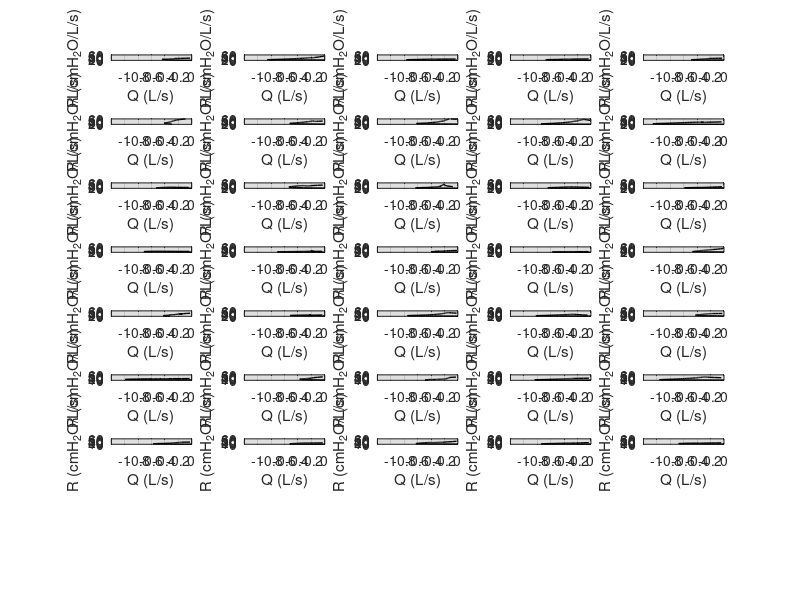

MATLAB code for this plot:
close all; clear all; clc
atWork = 0;
print_on = 1;

colorBlue = '#0000FF';
colorRed = '#FF0000';
colorBlack = '#000000';
colorGreen = '#009A17';
colorOrange = '#FF6600';
pt = 1.0;
FS = 10;

%% Plot Setup:
if atWork == 1
    figPos1 = [-1900, 100, 600, 700]; % Work
    figPos2 = [-1250, 400, 600, 600];
    figPos3 = [-600, 400, 600, 600];
    figPos4 = [-1900, 100, 600, 600];
    figPos5 = [-1250, 100, 600, 600];
    figPos6 = [-600, 100, 600, 300];
else
    figPos1 = [2580, -190, 1000, 1270]; % Home
    figPos2 = [-1250, 500, 600, 600];
    figPos3 = [-600, 500, 600, 600];
    figPos4 = [-1900, 150, 600, 600];
    figPos5 = [-1250, 150, 600, 600];
    figPos6 = [-600, 150, 600, 300];
end

%%
load young_results.mat
load old_results.mat
load FL_results.mat
load NFL_results.mat

youngIndex = 3;
oldIndex = 4;
NFLIndex = 3;
FLIndex = 2;

tlim = [0 4];
qlim = [-1.2 0];
plim = [-15 15];
rlim = [0 60];

young.index = 2;
old.index = 2;
NFL.index = 2;
FL.index = 2;
young.work = young.work_resistance_dV_Array;
old.work = old.work_resistance_dV_Array;
NFL.work = NFL.work_resistance_dV_Array;
FL.work = FL.work_resistance_dV_Array;

%%
figure('Position',figPos1)
% FL
subplot(8,5,1)
plot(FL.flow(1,1:end),FL.resistance(1,1:end),'Color',colorBlack,'Linewidth',pt,'Linestyle','-'); hold on
% plot(FL.time(1:FL.exp_point(1)-1),FL.Peff_Array{1, 1},'Color',colorRed,'Linewidth',pt,'Linestyle','-.')
% plot(FL.time,FL.Peff_Array{1, 1},'Color',colorRed,'Linewidth',pt,'Linestyle','-.')
xlabel('Q (L/s)')
ylabel('R (cmH_2O/L/s)')
% leg1 = legend('P_{alv}','P_{eff}','FontSize',12,...
%     'Orientation','horizontal');
% legend boxoff
% leg1.Position(1:2) = [.75 .16];
ylim(rlim)
xlim(qlim)
grid on
set(gca,'FontSize',FS);

for ii = 2:35
    subplot(8,5,ii)
    plot(FL.flow(ii,1:end),FL.resistance(ii,1:end),'Color',colorBlack,'Linewidth',pt,'Linestyle','-'); hold on
%     plot(FL.time(1:FL.exp_point(ii)-1),FL.Peff_Array{1, ii},'Color',colorRed,'Linewidth',pt,'Linestyle','-.')
%     plot(FL.time,FL.Peff_Array{1, ii},'Color',colorRed,'Linewidth',pt,'Linestyle','-.')
    xlabel('Q (L/s)')
    ylabel('R (cmH_2O/L/s)')
    ylim(rlim)
    xlim(qlim)
    grid on
    set(gca,'FontSize',FS);
end
  
if print_on ==1
    print('-r400','-dpng','R-Q_FL.png');
else 
end


       